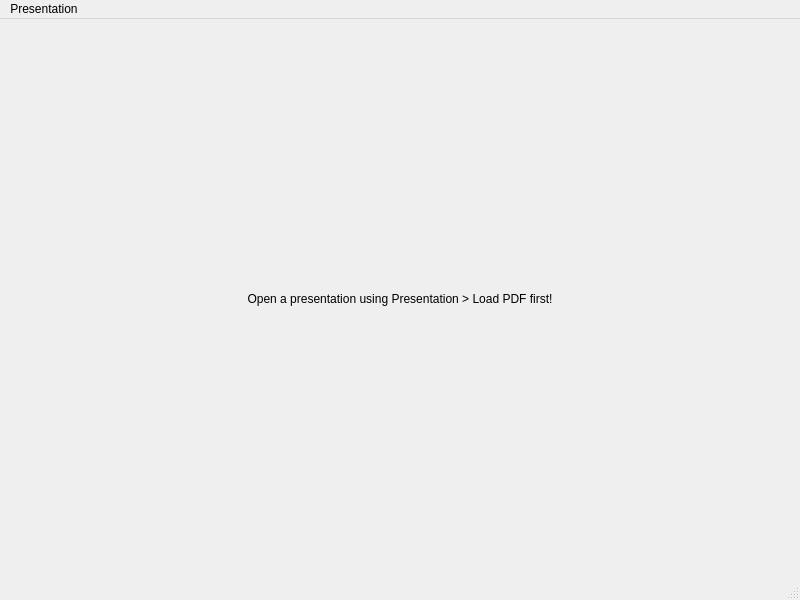
<?xml version="1.0" encoding="UTF-8"?>
<ui version="4.0">
 <class>MainWindow</class>
 <widget class="QMainWindow" name="MainWindow">
  <property name="geometry">
   <rect>
    <x>0</x>
    <y>0</y>
    <width>800</width>
    <height>600</height>
   </rect>
  </property>
  <property name="windowTitle">
   <string>QT DisplayLink presenter</string>
  </property>
  <widget class="QWidget" name="centralwidget">
   <layout class="QVBoxLayout" name="verticalLayout">
    <item>
     <widget class="QLabel" name="preview">
      <property name="text">
       <string>Open a presentation using Presentation &gt; Load PDF first!</string>
      </property>
      <property name="alignment">
       <set>Qt::AlignCenter</set>
      </property>
     </widget>
    </item>
   </layout>
  </widget>
  <widget class="QStatusBar" name="statusbar"/>
  <widget class="QMenuBar" name="menubar">
   <property name="geometry">
    <rect>
     <x>0</x>
     <y>0</y>
     <width>800</width>
     <height>22</height>
    </rect>
   </property>
   <widget class="QMenu" name="menuPresentation">
    <property name="title">
     <string>Presentation</string>
    </property>
    <addaction name="actionLoad_PDF"/>
    <addaction name="separator"/>
    <addaction name="actionNext_slide"/>
    <addaction name="actionPrevious_slide"/>
   </widget>
   <addaction name="menuPresentation"/>
  </widget>
  <action name="actionLoad_PDF">
   <property name="text">
    <string>Load PDF...</string>
   </property>
  </action>
  <action name="actionNext_slide">
   <property name="enabled">
    <bool>false</bool>
   </property>
   <property name="text">
    <string>Next slide</string>
   </property>
   <property name="shortcut">
    <string>Space</string>
   </property>
  </action>
  <action name="actionPrevious_slide">
   <property name="enabled">
    <bool>false</bool>
   </property>
   <property name="text">
    <string>Previous slide</string>
   </property>
   <property name="shortcut">
    <string>Backspace</string>
   </property>
  </action>
 </widget>
 <resources/>
 <connections/>
</ui>
